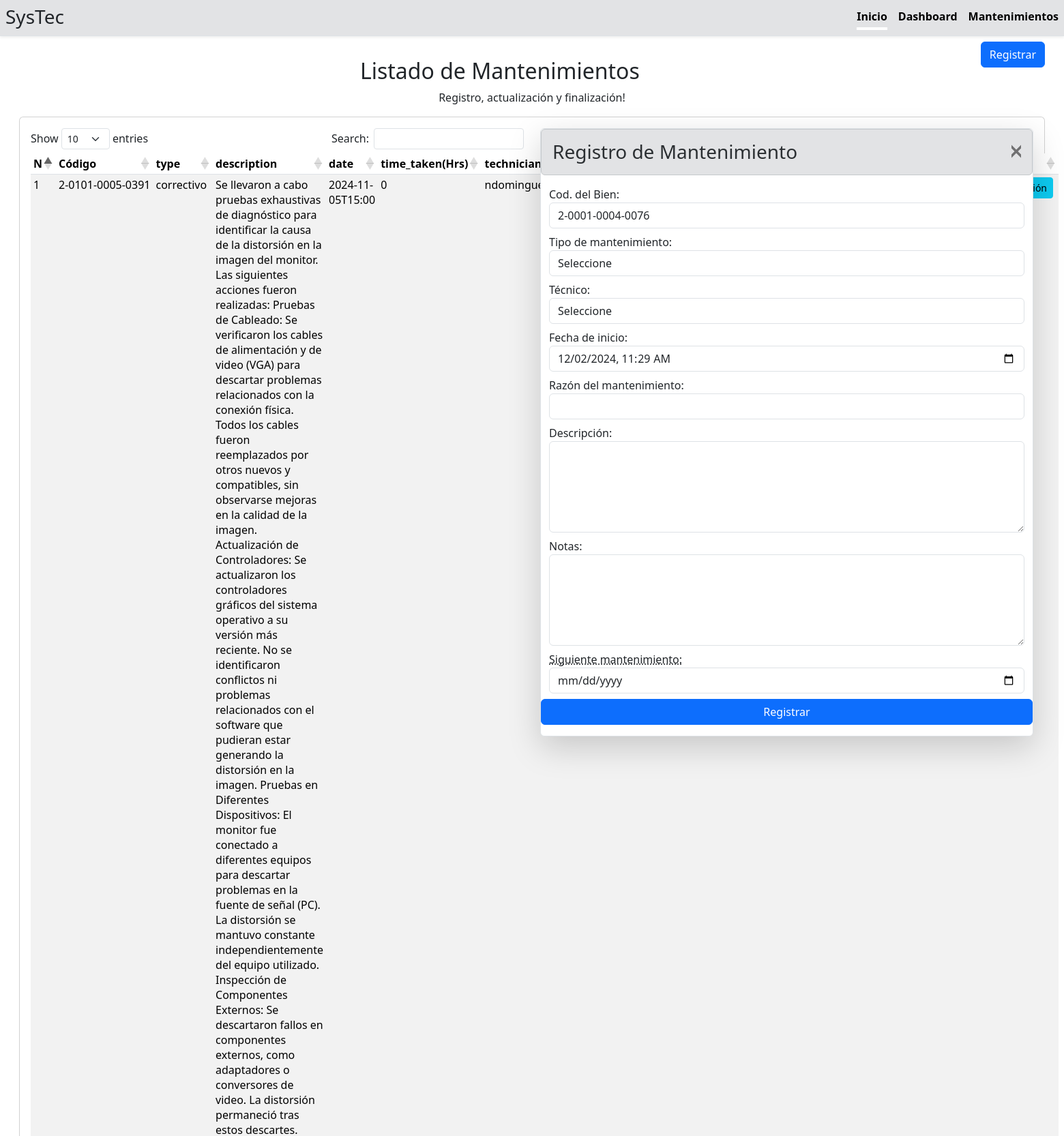
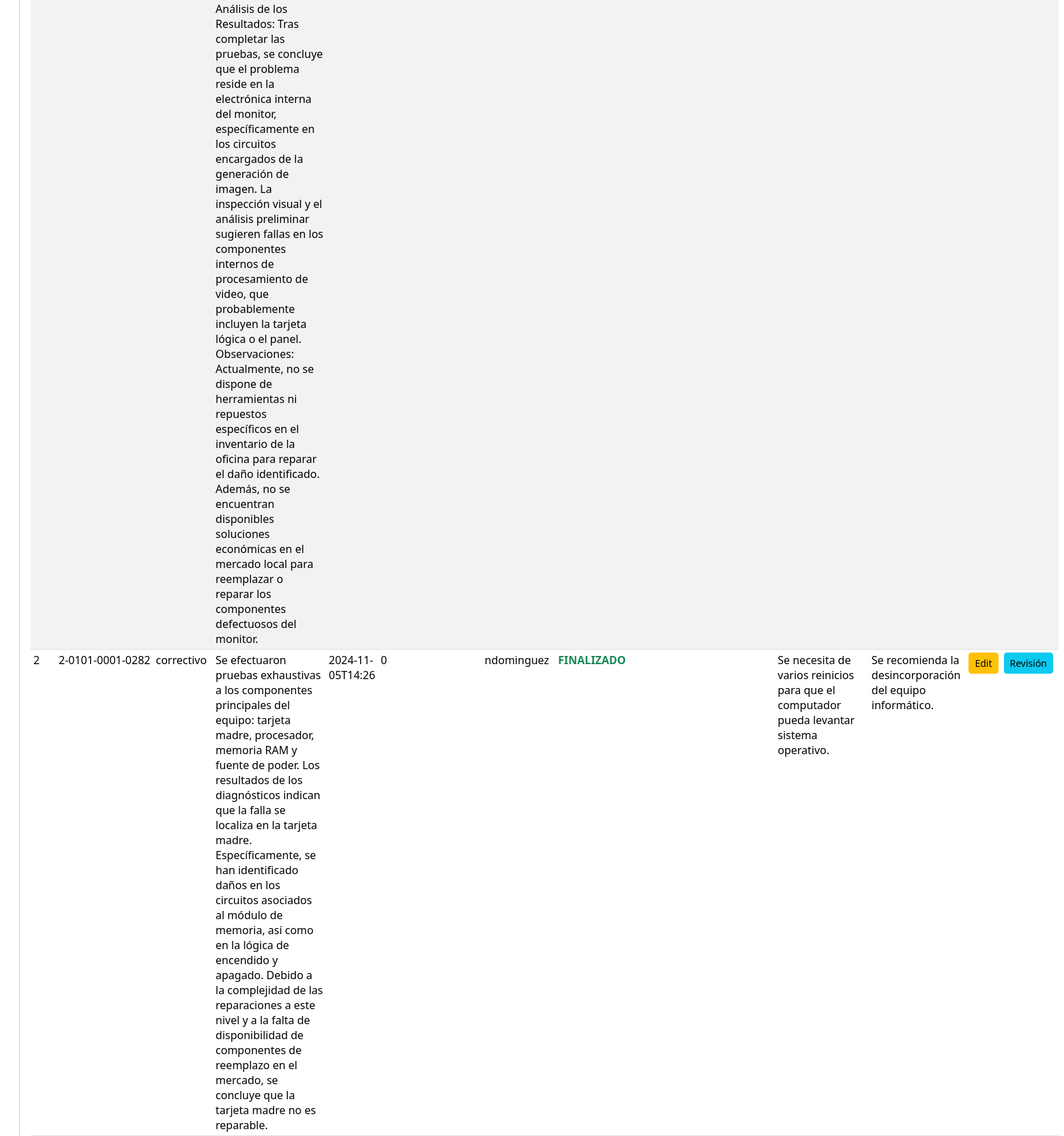
/maintenances.php?modeCreate=true&property_id=1 (upper part), run on the app's committed database (2 pictures, top to bottom).
### tables this page shows
CREATE TABLE maintenances (id INTEGER PRIMARY KEY AUTOINCREMENT, property_id INTEGER, code STRING, type STRING, description STRING, date DATETIME, time_taken INTEGER, technician VARCHAR(255), next_maintenance_date DATETIME, failure_reason TEXT, notes TEXT, status STRING);

CREATE TABLE properties (id INTEGER PRIMARY KEY AUTOINCREMENT, grupo STRING, subgrupo STRING, seccion STRING, ident STRING, adscription STRING, description STRING, model STRING, color STRING, serial STRING, status STRING);

### conn.php (called while the page is built, shortened)
<?php
class DB extends SQLite3
{
    public function index($table,$conditions=null,$fields="*",$sort=null) {
        $stmt = $this->query("SELECT ".$fields." FROM ".$table." ".$conditions." ".$sort);
        $tabla_index = [];
        if ($stmt) {
            while ($row = $stmt->fetchArray()) {
                $tabla_index[] = $row;
            }
        }
        return $tabla_index;
    }
    public function getListProperties($table) {
        $stmt = $this->query("SELECT * FROM ".$table." ");
        $list_arr = [];
        if ($stmt) {
            while ($row = $stmt->fetchArray()) {
                $code = $this->getCodeId($row['id']);
                $list_arr[$row['id']] = $code;
            }
        }
        return $list_arr;
    }
    function getCodeId($id)
    {
        $stmt = $this->query("SELECT * FROM properties WHERE id = ".$id." order by ident ASC");
        if ($stmt) {
            $arr = $stmt->fetchArray();
            $grupo = $arr['grupo'];
            $subgrupo = str_pad($arr['subgrupo'], 4, "0", STR_PAD_LEFT);
            $seccion = str_pad($arr['seccion'], 4, "0", STR_PAD_LEFT);
            $ident = str_pad($arr['ident'], 4, "0", STR_PAD_LEFT);
            return ($arr) ? $grupo.'-'.$subgrupo.'-'.$seccion.'-'.$ident: null;
        }
    }
    function getFirstForId($table,$id)
    {
        $query = "SELECT * FROM ".$table." WHERE id = ".$id."";
        $stmt = $this->query($query);
        $fetchArray = ($stmt) ? $stmt->fetchArray() : null ;
        return $fetchArray ;
    }
}

### maintenances/table/crud.php (the view, shortened to what this page needs)
<table class="table table-striped table-sm table-hover" id="myTable">
    <thead>
        <tr>
            <th>N</th>
            <th>Código</th>
            <th>type</th>
            <th>description</th>
            <th>date</th>
            <th>time_taken(Hrs)</th>
            <th>technician</th>
            <th>status</th>
            <th>next_maintenance_date</th>
            <th>failure_reason</th>
            <th>notes</th>
            <th>Actions</th>
        </tr>
    </thead>
    <tbody>
        <?php $i=1; ?>
        <?php foreach ($maintenances as $maintenance) : ?>
            <tr class=" <?php echo ($maintenance['id'] == $id) ? " table-secondary " : null; ?> ">
                <td><?php echo $i++; ?></td>
                <td class=" text-nowrap"><?php echo $maintenance['code']; ?></td>
                <td><?php echo $maintenance['type']; ?></td>
                <td><?php echo $maintenance['description']; ?></td>
                <td><?php echo $maintenance['date']; ?></td>
                <td><?php echo $maintenance['time_taken']; ?></td>
                <td><?php echo $maintenance['technician']; ?></td>
                <td class="<?php echo ($maintenance['status'] == 'finalizado') ? "text-uppercase fw-bold text-success " : null; ?>"><?php echo $maintenance['status']; ?></td>
                <td><?php echo $maintenance['next_maintenance_date']; ?></td>
                <td><?php echo $maintenance['failure_reason']; ?></td>
                <td><?php echo $maintenance['notes']; ?></td>
                <td>
                    <div class="d-flex justify-content-evenly">
                        <a class="btn btn-warning btn-sm mx-1" href="./maintenances.php?modeEdit=true&id=<?php echo $maintenance['id']; ?>" role="button">Edit</a>
                        <?php if ($maintenance['status'] == 'iniciado' || $maintenance['status'] == 'finalizado') : ?>
                            <a class="btn btn-info btn-sm mx-1" href="./maintenances/actions/status.php?status=revision&id=<?php echo $maintenance['id']; ?>" role="button">Revisión</a>
                        <?php endif; ?>
                    </div>
                </td>
            </tr>
        <?php endforeach; ?>
    </tbody>
</table>

### maintenances/form/fields.php (shortened to what this page needs)
<?php
$property_id = null;
if ($property) {
    $property_id = $property['id'];
}
?>
<div class="container-fluid">
    <div class="row">
        <div class="form-group pb-2">
            <label for="property_id">Cod. del Bien:</label>
            <select class="form-control" name="property_id" id="type">
                <?php foreach ($db->getListProperties("properties") as $key => $value) : ?>
                    <option value=<?php echo $key; ?> <?php echo ($key==$property_id) ? ' selected ' : null; ?>><?php echo $value; ?></option>
                <?php endforeach; ?>
            </select>
        </div>
    </div>
    <div class="row">
        <div class="form-group pb-2">
            <label for="type">Tipo de mantenimiento:</label>
            <select class="form-control" name="type" id="type">
                <option>Seleccione</option>
            </select>
        </div>
    </div>
    <div class="row">
        <div class="form-group pb-2">
            <label for="technician">Técnico:</label>
            <select class="form-control" name="technician" id="technician">
                <option>Seleccione</option>
            </select>
        </div>
    </div>
    <div class="row">
        <div class="form-group pb-2">
            <label for="date">Fecha de inicio:</label>
            <input required type="datetime-local" name="date" id="date" class="form-control" value="<?php echo (array_key_exists('date',$itemArrSeleted)) ? $itemArrSeleted['date'] : date('Y-m-d\TH:i'); ?>" >
        </div>
    </div>
    <div class="row">
        <div class="form-group pb-2">
            <label for="failure_reason">Razón del mantenimiento:</label>
            <input type="text" name="failure_reason" id="failure_reason" class="form-control" value="<?php echo (array_key_exists('failure_reason',$itemArrSeleted)) ? $itemArrSeleted['failure_reason'] : null; ?>" required>
        </div>
    </div>
    <div class="row">
        <div class="form-group pb-2">
            <label for="description">Descripción:</label>
            <textarea name="description" id="description" rows="5" class="form-control no-resize" required><?php echo (array_key_exists('description',$itemArrSeleted)) ? $itemArrSeleted['description'] : null; ?></textarea>
        </div>
    </div>
    <div class="row">
        <div class="form-group pb-2">
            <label for="notes">Notas:</label>
            <textarea name="notes" id="notes" rows="5" class="form-control no-resize"><?php echo (array_key_exists('notes',$itemArrSeleted)) ? $itemArrSeleted['notes'] : null; ?></textarea>
        </div>
    </div>
    <div class="row">
        <div class="form-group pb-2">
            <label for="next_maintenance_date">
                <abbr title="Valor sugerido para el primer lunes dentro de 3 meses">
                    Siguiente mantenimiento:
                </abbr>
            </label>
            <input type="date" name="next_maintenance_date" id="next_maintenance_date" class="form-control" value="<?php echo (array_key_exists('next_maintenance_date',$itemArrSeleted)) ? $itemArrSeleted['next_maintenance_date'] : null; ?>">
        </div>
    </div>
</div>

### data on the page
maintenances: code "2-0101-0005-0391", type "correctivo", description "Se llevaron a cabo pruebas exhaustivas de diagnóstico para identificar la causa de la distorsión en la imagen del monitor. Las siguientes acciones fueron realizadas: Pruebas de Cableado: Se verificaron los cables de alimentación y de video (VGA) para descartar problemas relacionados con la conexión física. Todos los cables fueron reemplazados por otros nuevos y compatibles, sin observarse mejoras en la calidad de la imagen. Actualización de Controladores: Se actualizaron los controladores gráficos del sistema operativo a su versión más reciente. No se identificaron conflictos ni problemas relacionados con el software que pudieran estar generando la distorsión en la imagen. Pruebas en…", date "2024-11-05T15:00", time_taken "0", technician "ndominguez"
maintenances: code "2-0101-0001-0282", type "correctivo", description "Se efectuaron pruebas exhaustivas a los componentes principales del equipo: tarjeta madre, procesador, memoria RAM y fuente de poder. Los resultados de los diagnósticos indican que la falla se localiza en la tarjeta madre. Específicamente, se han identificado daños en los circuitos asociados al módulo de memoria, así como en la lógica de encendido y apagado. Debido a la complejidad de las reparaciones a este nivel y a la falta de disponibilidad de componentes de reemplazo en el mercado, se concluye que la tarjeta madre no es reparable.", date "2024-11-05T14:26", time_taken "0", technician "ndominguez", status "FINALIZADO", failure_reason "Se necesita de varios reinicios para que el computador pueda levantar sistema operativo.", notes "Se recomienda la desincorporación del equipo informático."
properties: property_id "2-0001-0004-0076"
